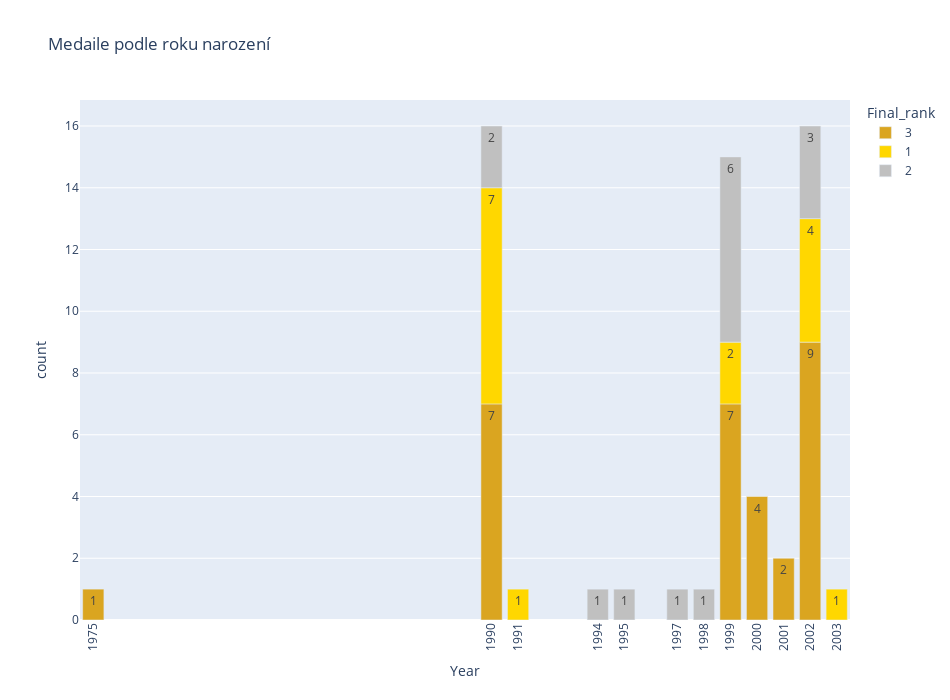

Write notebook code for a chart like this one.
### Code cell
medals = df_m.loc[df_m.Final_rank.isin([1,2,3]), :]
d4 = pd.DataFrame({'count' : medals.groupby( ['Year', "Final_rank"] ).size()}).reset_index()
d4["Final_rank"] = d4["Final_rank"].astype(str) # nezbytné pro diskrétní barvy: https://plotly.com/python/discrete-color/

fig = px.bar(d4, x= d4["Year"],
             y= d4["count"], 
             color = d4["Final_rank"] ,
             color_discrete_map={"1": "gold", "2":"silver", "3":"goldenrod"},  # definice barev
             #hover_name="Final_rank",   # extra info ve float popisku
             text_auto='.0f',      # případně můžu zap/vyp číselné popisky  # .0f = přesné číslo, .0s je na desítky
             width=950, height=700,
             title="Medaile podle roku narození")

fig.update_layout(xaxis = dict(tickvals = d4["Year"]))
fig.update_xaxes(tickangle=270)
fig.show()

pio.write_html(fig, file = f"vizualizace/V3_Medals-Year_{SEX}.html", auto_open=True)

### Figure 1 — Plotly figure (JSON) as saved in the notebook; plotly's stock layout.template omitted (floating-point values rounded to 4 significant figures)
{"data": [{"alignmentgroup": "True", "hovertemplate": "Final_rank=3<br>Year=%{x}<br>count=%{y}<extra></extra>", "legendgroup": "3", "marker": {"color": "goldenrod", "pattern": {"shape": ""}}, "name": "3", "offsetgroup": "3", "orientation": "v", "showlegend": true, "textposition": "auto", "texttemplate": "%{y:.0f}", "type": "bar", "x": [1975, 1990, 1999, 2000, 2001, 2002], "xaxis": "x", "y": [1, 7, 7, 4, 2, 9], "yaxis": "y"}, {"alignmentgroup": "True", "hovertemplate": "Final_rank=1<br>Year=%{x}<br>count=%{y}<extra></extra>", "legendgroup": "1", "marker": {"color": "gold", "pattern": {"shape": ""}}, "name": "1", "offsetgroup": "1", "orientation": "v", "showlegend": true, "textposition": "auto", "texttemplate": "%{y:.0f}", "type": "bar", "x": [1990, 1991, 1999, 2002, 2003], "xaxis": "x", "y": [7, 1, 2, 4, 1], "yaxis": "y"}, {"alignmentgroup": "True", "hovertemplate": "Final_rank=2<br>Year=%{x}<br>count=%{y}<extra></extra>", "legendgroup": "2", "marker": {"color": "silver", "pattern": {"shape": ""}}, "name": "2", "offsetgroup": "2", "orientation": "v", "showlegend": true, "textposition": "auto", "texttemplate": "%{y:.0f}", "type": "bar", "x": [1990, 1994, 1995, 1997, 1998, 1999, 2002], "xaxis": "x", "y": [2, 1, 1, 1, 1, 6, 3], "yaxis": "y"}], "layout": {"barmode": "relative", "height": 700, "legend": {"title": {"text": "Final_rank"}, "tracegroupgap": 0}, "title": {"text": "Medaile podle roku narození"}, "width": 950, "xaxis": {"anchor": "y", "autorange": true, "domain": [0, 1], "range": [1974.0, 2004.0], "tickangle": -90, "tickvals": [1975, 1990, 1990, 1990, 1991, 1994, 1995, 1997, 1998, 1999, 1999, 1999, 2000, 2001, 2002, 2002, 2002, 2003], "title": {"text": "Year"}, "type": "linear"}, "yaxis": {"anchor": "x", "autorange": true, "domain": [0, 1], "range": [0, 16.84], "title": {"text": "count"}, "type": "linear"}}}
